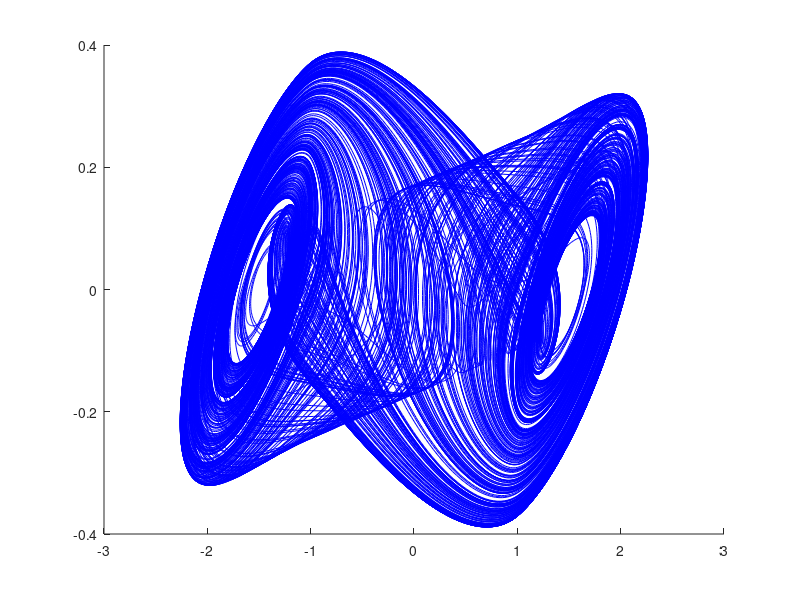

This chart was generated by the following MATLAB code:
    clf;
    hold on;
        % Plot the vector field and ODE solutions
    
    omega = 0.1;
    
    %----------Chua.m----------
  function out = chua(in,t)

    x = in(1);
    y = in(2);
    z = in(3);

    alpha  = 15.6;
    beta   = 28; 
    m0     = -1.143;
    m1     = -0.714;

    h = m1*x+0.5*(m0-m1)*(abs(x+1)-abs(x-1));

    xdot = alpha*(y-x-h);
    ydot = x - y+ z;
    zdot  = -beta*y;

    out = [xdot ydot zdot];
    endfunction
    
    timestep = 100000;
    tmin = 0;
    tmax = 1000;
    
    x2 = lsode("chua", [0.7;0;0] , (t = linspace (tmin, tmax, timestep)) ) ;
    
    driver = 5*sin(omega*(linspace(tmin,tmax,timestep)));

    p = plot(x2(:,1),x2(:,2), 'b-');
    %p = plot(linspace(tmin,tmax,timestep),driver);
    %p = plot(linspace(tmin,tmax,timestep),x2(:,1), 'b-');
    %set(p, 'LineWidth', 3);
    % print growthFunction3.png       